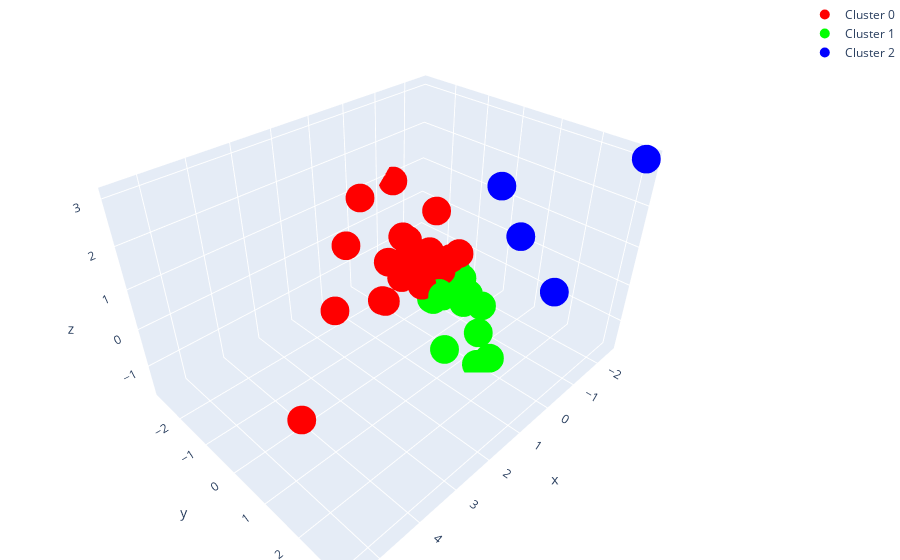

Notebook cell for this chart:
### Code cell
# membuat visualisasi 3D untuk setiap klaster
# klaster 1
Cluster0= go.Scatter3d(
        x=df_pca_3[df_pca_3['cluster']==0]['PC1'],
        y=df_pca_3[df_pca_3['cluster']==0]['PC2'],
        z=df_pca_3[df_pca_3['cluster']==0]['PC3'],
        mode="markers",
        marker=dict(
                    size=10,
                    color="rgb(255,0,0)",
        ),
        name="Cluster 0"
)

#klaster 2
Cluster1= go.Scatter3d(
        x=df_pca_3[df_pca_3['cluster']==1]['PC1'],
        y=df_pca_3[df_pca_3['cluster']==1]['PC2'],
        z=df_pca_3[df_pca_3['cluster']==1]['PC3'],
        mode="markers",
        marker=dict(
                    size=10,
                    color="rgb(0,255,0)",
        ),
        name="Cluster 1"
)

# klaster 3
Cluster2= go.Scatter3d(
        x=df_pca_3[df_pca_3['cluster']==2]['PC1'],
        y=df_pca_3[df_pca_3['cluster']==2]['PC2'],
        z=df_pca_3[df_pca_3['cluster']==2]['PC3'],
        mode="markers",
        marker=dict(
                    size=10,
                    color="rgb(0,0,255)",
        ),
        name="Cluster 2"
)


data_plot_km=[Cluster0,Cluster1,Cluster2]

# membuat plot
layout = go.Layout(
    margin=dict(l=0, r=0, b=0, t=0))

fig=go.Figure(data = data_plot_km, layout = layout)
iplot(fig)

### Figure 1 — Plotly figure (JSON) as saved in the notebook; plotly's stock layout.template omitted (floating-point values rounded to 4 significant figures)
{"data": [{"marker": {"color": "rgb(255,0,0)", "size": 10}, "mode": "markers", "name": "Cluster 0", "type": "scatter3d", "x": [-0.1853, -0.4271, 0.1303, 1.505, -0.7419, -0.4942, 0.01897, 2.938, 1.585, -0.3631, 5.48, 0.3686, 0.03124, -0.09978, -0.4236, -0.4574, 0.5793, 1.623, 0.866, -0.2155, 0.2803, 0.4453, 0.1572, -0.5777, -0.1884, -1.385], "y": [-0.3582, -0.481, -0.3829, -0.1325, 0.005199, -0.03012, -0.3225, -0.08505, -1.257, -0.1901, 2.118, -0.7076, -0.6762, -1.186, -0.6535, -0.6514, -0.5504, -0.1003, -0.6874, -0.4701, -0.3627, -2.03, -0.3063, -0.5892, -1.116, -2.807], "z": [-0.4171, -0.3518, -0.1488, -0.006058, 0.2552, 0.2177, -0.3461, 0.5527, 0.9445, -0.1415, 1.047, 0.2086, 0.1435, 0.4696, -0.1491, 0.1381, -0.04431, 0.09979, 0.447, 0.007122, -0.09166, 1.379, -0.3474, 1.206, 0.3715, 0.8743]}, {"marker": {"color": "rgb(0,255,0)", "size": 10}, "mode": "markers", "name": "Cluster 1", "type": "scatter3d", "x": [0.08106, 0.1418, -0.7029, -0.0208, 0.6288, -0.09428, -0.6659, -0.8305, -5.727e-05, -0.9804, 0.1154, -0.5152, -0.7628, -0.5568, -0.9468], "y": [-0.01172, 1.423, -0.01377, 1.647, 0.8622, 0.01417, 0.1993, 0.2993, 0.2015, 0.1527, -0.03378, 0.9178, 0.222, -0.3397, 0.6265], "z": [-0.645, -1.696, -0.232, -1.472, -1.295, -0.5451, -0.309, -0.8037, -0.4776, -1.038, -0.6123, -1.451, -1.06, -0.584, -1.04]}, {"marker": {"color": "rgb(0,0,255)", "size": 10}, "mode": "markers", "name": "Cluster 2", "type": "scatter3d", "x": [-0.4672, -2.492, -1.179, -1.201], "y": [2.73, 3.107, 0.6983, 1.31], "z": [0.7062, 3.073, 2.085, 1.079]}], "layout": {"margin": {"b": 0, "l": 0, "r": 0, "t": 0}}}
